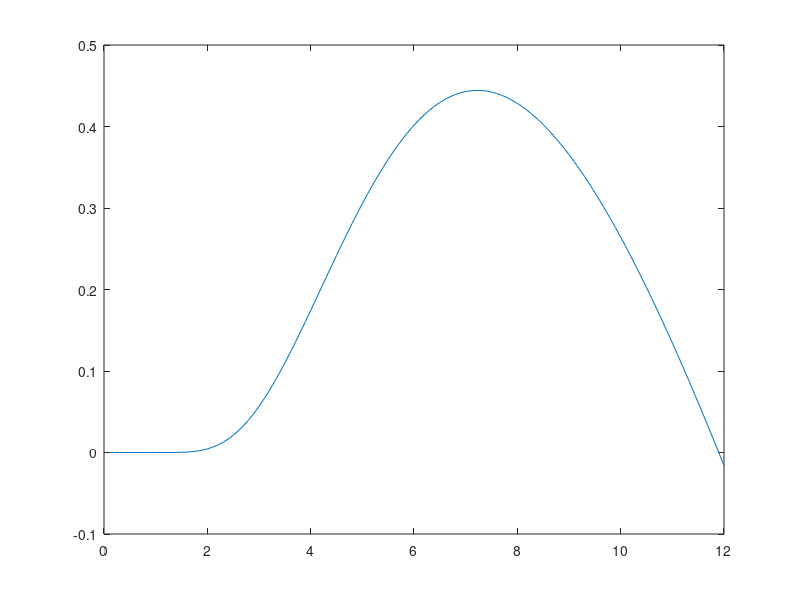
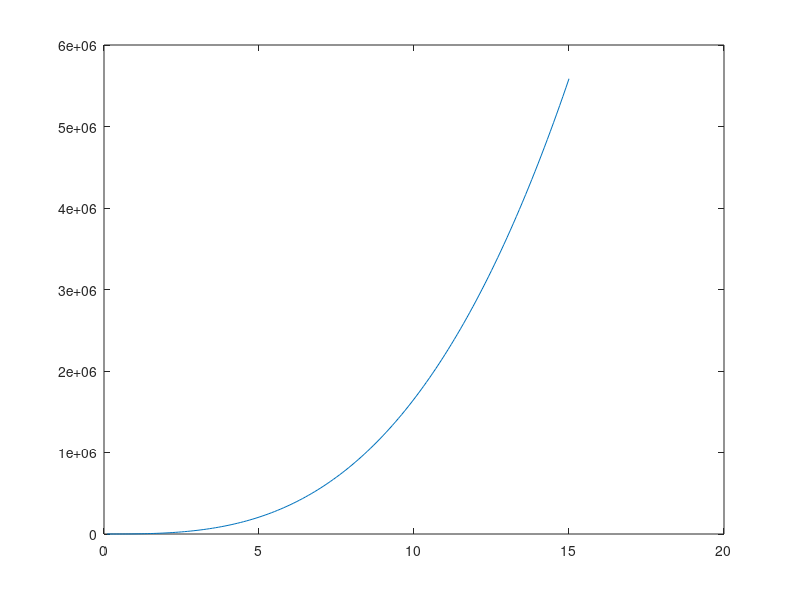
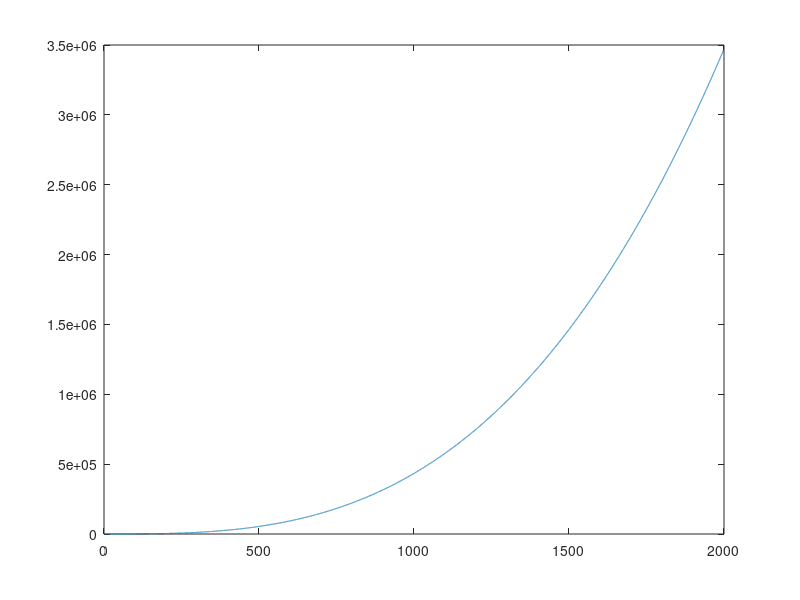
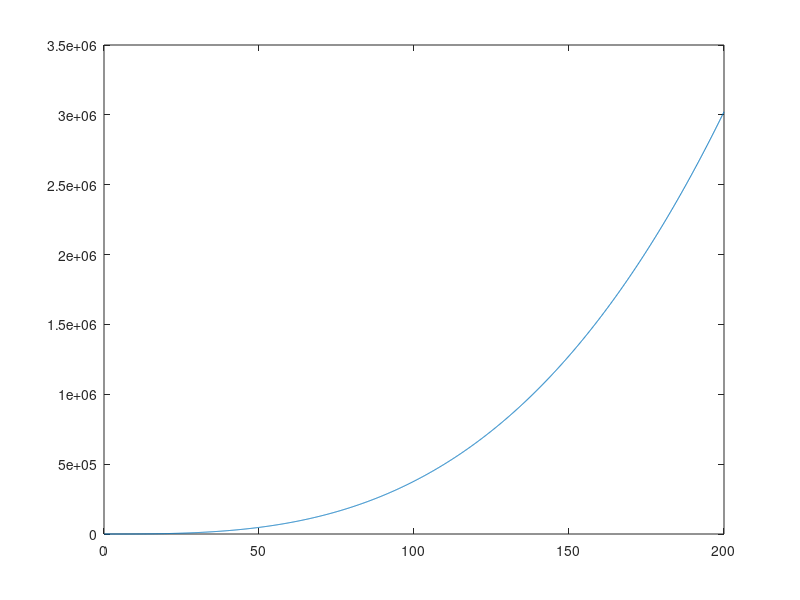

Here is the MATLAB script that generated these plots, in order:
close all
clear all
clc                          
%PARAMETERS OF A 2MW DFIG
%IEEE - DFIM: Chapter 3 
%--------------------------------------------------------------------------
f = 50;                     % Stator frequency (Hz)
n = 1500;                   % Synchronous speed at 50 Hz|(rev/min)
Ps = 2e6;                   % Nominal stator three-phase active power|(MW)
Vs = 690;                   % Line-to-line nominal stator voltage in rms (V)
Is = 1760;                  % Each phase nominal stator current in rms (Amp)
Tem = 12732;                % Nominal torque at generator or motor modes (N.m)
%Stator connection Star
p = 2;                      % Pole pair 
Vr = 2070;                  % Line-to-line nominal rotor voltage in rms (reached at speed near zero) (V)
%Rotor connection Star
u = 0.34;                   % Stator/rotor turns ratio (relation between the stator and rotor)
Rs = 2.6e-3;                % Stator resistance (mohm)
Lsi = 87e-6;                % Stator leakage inductance (uH)
Lm = 2.5e-3;                % Magnetizing inductace (mH)
Rres = 26.1e-3;             %% Rotor resistance (mohm)
Rind = 783e-6;              %% Rotor leakage inductance (uH)
Rr = 2.9e-3;                % Rotor resistance referred to stator (mohm)
Lsr = 87e-6;                % Rotor leakage inductance referred to the stator (uH)
Ls = Lm + Lsi;              % Stator inductance (mH)
Lr = Lm + Lsr;              % Rotor inductance (mH)
%--------------------------------------------------------------------------
%Space for Rotor Side Converter
Q = 0;                      % For Reactive power = 0
smax = 0.33;                % Maximun slip 0.25
Fs = 1.28;                  % Stator Flux
Vbus_ref = 1000;            % Bus Voltage
%Mechanic 
J = 127;                    % Inertia Kg*m^2
D = 1e-3;                   % Damping friction factor N.m.s
%PI regulators
sigma = 1- Lm^2/(Ls*Lr); 
tau_i = (sigma*Lr)/Rr;
tau_n = 0.05;
wni = 100*(1/tau_i);
wnn = 1/tau_n;

kp_id = (2*wni*sigma*Lr)-Rr;
kp_iq = kp_id;

ki_id = (wni^2)*Lr*sigma;
ki_iq = ki_id;

kp_n = (2*wnn*J)/p;
ki_n = ((wnn^2)*J)/p;
%--------------------------------------------------------------------------
%Space for Grid Side Converter
Cbus = 80e-3;               % DC bus capacitance
Rg = 20e-6;                 % Grid side filter? resistance 1
Lg = 483e-6;                % Grid side filter? inductance 1e-3

Kpg = 1/(1.5*Vs*sqrt(2/3)); 
Kqg = -Kpg;

%PI regulators
tau_ig = Lg/Rg;
wnig = 60*2*pi;

kp_idg = (2*wnig*Lg)-Rg;
kp_iqg = kp_idg;
ki_idg = (wnig^2)*Lg;
ki_iqg = ki_idg;

kp_v = -1000;   
ki_v = -300000;

%--------------------------------------------------------------------------
%PWM 
fsw = 4e3;                  % Switching frequency (Hz)
Ts = 1/fsw/f;               % Sample time (sec)

%--------------------------------------------------------------------------
%Space for Three blade wind turbine model
N = 100;                    %Gearbox Ratio
Radio = 44;                 %Radio
ro = 1.225;                 %Air desity kg/m3 
beta = -0.1;                   %Pitch angle
cont = 1;

for lambda = 0.1:0.1:12
lambdai(cont)=(1/((1/(lambda-0.02*beta)+(0.003/(beta^3+1)))));
Cp(cont)=0.73*(151/lambdai(cont)-0.58*beta-0.002*beta^2.14-13.2).*(exp(-18.4/lambdai(cont)));
Ct(cont) = Cp (cont)/lambda;
cont = cont+1;
end 
lambda=[0.1:0.1:12];
plot (lambda,Cp);
hold on;
cp_opt = max(Cp);
posicion=find(Cp==cp_opt);
lambda_opt = lambda(posicion);


cont2=1;
for Vv = 0.1:0.1:15
Pt (cont2)= (0.5*ro*pi*(Radio)^2)*(Vv)^3*cp_opt;
cont2=cont2+1;
end 
Vv=[0.1:0.1:15];
figure
plot (Vv,Pt);
hold on;

cont3=1;
for omega_m_rpm = 0.1:0.1:2000
Pt_rpm (cont3)= (0.5*ro*pi*(Radio)^2)*((Radio*((omega_m_rpm/N)*(2*pi/60)))/lambda_opt)^3*cp_opt;
cont3=cont3+1;
end 
omega_m_rpm=[0.1:0.1:2000];
figure;
plot (omega_m_rpm,Pt_rpm);
hold on;

cont4=1;
for omega_m_rd = 0.1:0.1:200
Pt_rd (cont4)= (0.5*ro*pi*(Radio)^2)*((Radio*((omega_m_rd/N)))/lambda_opt)^3*cp_opt;
cont4=cont4+1;
end 
omega_m_rd=[0.1:0.1:200];
figure;
plot (omega_m_rd,Pt_rd);
hold on;












% 
% N = 100;                    %Gearbox Ratio
% Radio = 44;                 %Radio
% ro = 1.225;                 %Air desity kg/m3 
% 
% % Cp and Ct curves
% beta = -0.6;                   %Pitch angle
% V = [0.0000,0.5556,1.1111,1.6667,2.2222,2.7778,3.3333,3.8889,4.4444,...
%     5.0000,5.5556,6.1111,6.6667,7.2222,7.7778,8.3333,8.8889,9.4444, ...
%     10.0000,10.5556,11.1111,11.6667,12.2222,12.7778,13.3333,13.8889,...
%     14.4444,15.0000];       %wind
% 
% % for beta = 0:1:0  % max power to Beta = -1,6 and wind speed 12,7778
% cont = 1;
% 
% for lambda = 0:0.42143:11.8   % 28 Cps and Cts
%     lambdai(cont)=(1/((1/(lambda-0.02*beta)+(0.003/(beta^3+1)))));
%     Cp(cont)=0.73*(151/lambdai(cont)-0.58*beta-0.002*beta^2.14-13.2).*(exp(-18.4/lambdai(cont)));
%     Ct(cont) = Cp (cont)/lambda;
%     Pt (cont)= (0.5*ro*pi*(Radio)^2)*(V(cont))^3*Cp(cont);
%     cont=cont+1; 
% end
% tab_lambda=[0.2:0.42143:11.8];
% plot (tab_lambda,Cp);
% hold on;
% 
% % plot (tab_lambda,Ct);
% % hold on;
% figure
% plot (V,Pt);
% hold on;
% % end
% 
% % Kopt for MPPT
% Cp_max = 0.4593;
% lambda_opt = 7.364;
% Kopt = ((0.5*ro*pi*(Radio^5)*Cp_max)/(lambda_opt)^3);
